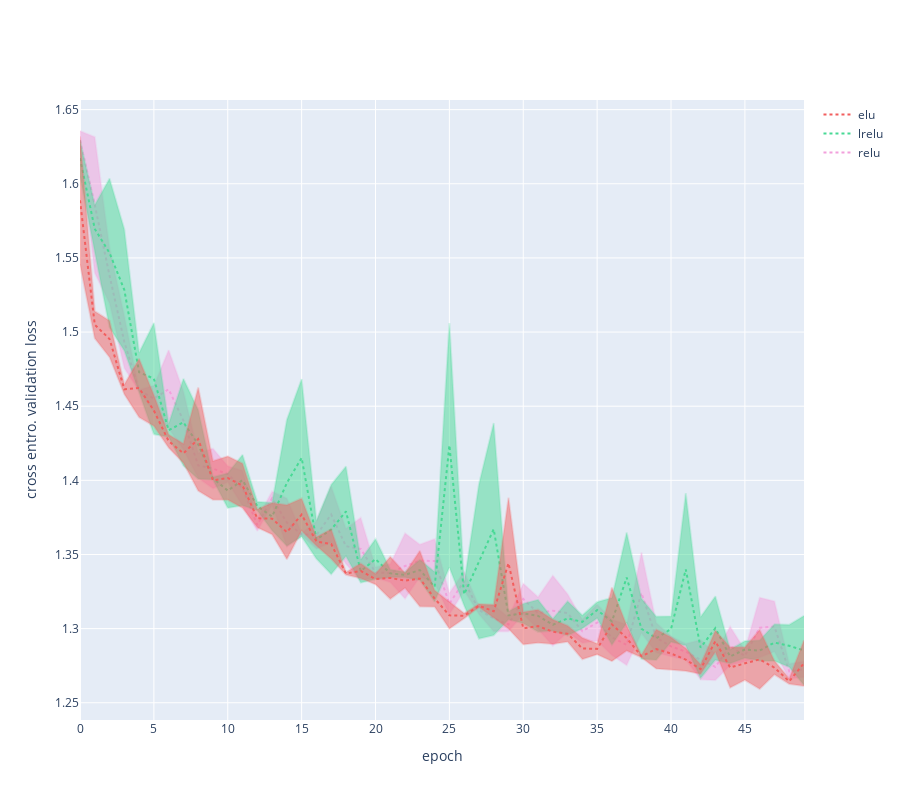

Notebook code cell kept with this figure:
### Code cell
fig = go.Figure()

fig.add_trace(go.Scatter(x=x,
                         y=test_1_loss['relu val loss'] + test_1_loss_std['relu val loss'],
                         fill=None,
                         mode='lines',
                         line_color='rgba(242, 160, 220,0.2)',
                         hoverinfo="skip",
                         showlegend=False))
fig.add_trace(go.Scatter(x=x,
                         y=test_1_loss['relu val loss'] - test_1_loss_std['relu val loss'],
                         fill='tonexty',  # fill area between trace0 and trace1
                         mode='lines',
                         line_color='rgba(242, 160, 220,0.2)',
                         hoverinfo="skip",
                         showlegend=False))
fig.add_trace(go.Scatter(x=x,
                         y=test_1_loss['relu val loss'],
                         line=dict(color='rgb(242, 160, 220)', dash='dot'),
                         mode='lines',
                         name='relu'
                         ))

fig.add_trace(go.Scatter(x=x,
                         y=test_1_loss['lrelu val loss'] + test_1_loss_std['lrelu val loss'],
                         fill=None,
                         mode='lines',
                         line_color='rgba(72, 217, 149,0.2)',
                         hoverinfo="skip",
                         showlegend=False))
fig.add_trace(go.Scatter(x=x,
                         y=test_1_loss['lrelu val loss'] - test_1_loss_std['lrelu val loss'],
                         fill='tonexty',  # fill area between trace0 and trace1
                         mode='lines',
                         line_color='rgba(72, 217, 149,0.2)',
                         hoverinfo="skip",
                         showlegend=False))
fig.add_trace(go.Scatter(x=x,
                         y=test_1_loss['lrelu val loss'],
                         line=dict(color='rgb(72, 217, 149)', dash='dot'),
                         mode='lines',
                         name='lrelu'
                         ))

fig.add_trace(go.Scatter(x=x,
                         y=test_1_loss['elu val loss'] + test_1_loss_std['elu val loss'],
                         fill=None,
                         mode='lines',
                         line_color='rgba(242, 94, 94, 0.2)',
                         hoverinfo="skip",
                         showlegend=False))
fig.add_trace(go.Scatter(x=x,
                         y=test_1_loss['elu val loss'] - test_1_loss_std['elu val loss'],
                         fill='tonexty',  # fill area between trace0 and trace1
                         mode='lines',
                         line_color='rgba(242, 94, 94, 0.2)',
                         hoverinfo="skip",
                         showlegend=False))
fig.add_trace(go.Scatter(x=x,
                         y=test_1_loss['elu val loss'],
                         line=dict(color='rgb(242, 94, 94)', dash='dot'),
                         mode='lines',
                         name='elu'
                         ))

fig.update_layout(height=800,
                  yaxis_title='cross entro. validation loss',
                  xaxis_title='epoch')

fig.write_json('../../../images/activation/elus/test-1-val-loss.html')
fig.write_image('../../../images/activation/elus/test-1-val-loss.jpg')

fig.show()

### Figure 1 — Plotly figure (JSON) as saved in the notebook; plotly's stock layout.template omitted (floating-point values rounded to 4 significant figures)
{"data": [{"hoverinfo": "skip", "line": {"color": "rgba(242, 160, 220,0.2)"}, "mode": "lines", "showlegend": false, "x": [0, 1, 2, 3, 4, 5, 6, 7, 8, 9, 10, 11, 12, 13, 14, 15, 16, 17, 18, 19, 20, 21, 22, 23, 24, 25, 26, 27, 28, 29, 30, 31, 32, 33, 34, 35, 36, 37, 38, 39, 40, 41, 42, 43, 44, 45, 46, 47, 48, 49], "y": [1.636, 1.632, 1.557, 1.511, 1.461, 1.464, 1.488, 1.46, 1.419, 1.421, 1.41, 1.407, 1.374, 1.393, 1.388, 1.364, 1.372, 1.396, 1.367, 1.375, 1.342, 1.344, 1.364, 1.357, 1.36, 1.324, 1.339, 1.315, 1.316, 1.308, 1.33, 1.321, 1.336, 1.323, 1.306, 1.316, 1.306, 1.303, 1.351, 1.304, 1.295, 1.29, 1.292, 1.283, 1.301, 1.286, 1.321, 1.318, 1.276, 1.278], "type": "scatter"}, {"fill": "tonexty", "hoverinfo": "skip", "line": {"color": "rgba(242, 160, 220,0.2)"}, "mode": "lines", "showlegend": false, "x": [0, 1, 2, 3, 4, 5, 6, 7, 8, 9, 10, 11, 12, 13, 14, 15, 16, 17, 18, 19, 20, 21, 22, 23, 24, 25, 26, 27, 28, 29, 30, 31, 32, 33, 34, 35, 36, 37, 38, 39, 40, 41, 42, 43, 44, 45, 46, 47, 48, 49], "y": [1.623, 1.54, 1.519, 1.476, 1.46, 1.446, 1.435, 1.421, 1.402, 1.394, 1.399, 1.383, 1.366, 1.383, 1.355, 1.363, 1.354, 1.358, 1.344, 1.333, 1.334, 1.331, 1.32, 1.335, 1.331, 1.31, 1.326, 1.31, 1.298, 1.298, 1.31, 1.3, 1.288, 1.298, 1.29, 1.292, 1.282, 1.275, 1.297, 1.284, 1.281, 1.279, 1.266, 1.265, 1.275, 1.278, 1.28, 1.284, 1.266, 1.267], "type": "scatter"}, {"line": {"color": "rgb(242, 160, 220)", "dash": "dot"}, "mode": "lines", "name": "relu", "x": [0, 1, 2, 3, 4, 5, 6, 7, 8, 9, 10, 11, 12, 13, 14, 15, 16, 17, 18, 19, 20, 21, 22, 23, 24, 25, 26, 27, 28, 29, 30, 31, 32, 33, 34, 35, 36, 37, 38, 39, 40, 41, 42, 43, 44, 45, 46, 47, 48, 49], "y": [1.629, 1.586, 1.538, 1.493, 1.461, 1.455, 1.461, 1.44, 1.41, 1.408, 1.404, 1.395, 1.37, 1.388, 1.372, 1.364, 1.363, 1.377, 1.356, 1.354, 1.338, 1.337, 1.342, 1.346, 1.346, 1.317, 1.332, 1.312, 1.307, 1.303, 1.32, 1.31, 1.312, 1.31, 1.298, 1.304, 1.294, 1.289, 1.324, 1.294, 1.288, 1.284, 1.279, 1.274, 1.288, 1.282, 1.301, 1.301, 1.271, 1.273], "type": "scatter"}, {"hoverinfo": "skip", "line": {"color": "rgba(72, 217, 149,0.2)"}, "mode": "lines", "showlegend": false, "x": [0, 1, 2, 3, 4, 5, 6, 7, 8, 9, 10, 11, 12, 13, 14, 15, 16, 17, 18, 19, 20, 21, 22, 23, 24, 25, 26, 27, 28, 29, 30, 31, 32, 33, 34, 35, 36, 37, 38, 39, 40, 41, 42, 43, 44, 45, 46, 47, 48, 49], "y": [1.63, 1.586, 1.604, 1.569, 1.486, 1.506, 1.438, 1.469, 1.448, 1.402, 1.405, 1.417, 1.386, 1.385, 1.441, 1.468, 1.373, 1.397, 1.409, 1.347, 1.36, 1.34, 1.338, 1.346, 1.338, 1.506, 1.331, 1.397, 1.439, 1.312, 1.317, 1.319, 1.307, 1.318, 1.309, 1.318, 1.321, 1.365, 1.32, 1.308, 1.308, 1.391, 1.308, 1.322, 1.286, 1.292, 1.292, 1.303, 1.303, 1.309], "type": "scatter"}, {"fill": "tonexty", "hoverinfo": "skip", "line": {"color": "rgba(72, 217, 149,0.2)"}, "mode": "lines", "showlegend": false, "x": [0, 1, 2, 3, 4, 5, 6, 7, 8, 9, 10, 11, 12, 13, 14, 15, 16, 17, 18, 19, 20, 21, 22, 23, 24, 25, 26, 27, 28, 29, 30, 31, 32, 33, 34, 35, 36, 37, 38, 39, 40, 41, 42, 43, 44, 45, 46, 47, 48, 49], "y": [1.605, 1.553, 1.503, 1.487, 1.46, 1.431, 1.429, 1.41, 1.401, 1.4, 1.381, 1.383, 1.38, 1.366, 1.356, 1.362, 1.347, 1.337, 1.349, 1.331, 1.333, 1.335, 1.334, 1.333, 1.318, 1.341, 1.315, 1.293, 1.295, 1.306, 1.304, 1.298, 1.299, 1.295, 1.3, 1.307, 1.289, 1.304, 1.28, 1.279, 1.291, 1.289, 1.267, 1.279, 1.276, 1.28, 1.278, 1.278, 1.274, 1.262], "type": "scatter"}, {"line": {"color": "rgb(72, 217, 149)", "dash": "dot"}, "mode": "lines", "name": "lrelu", "x": [0, 1, 2, 3, 4, 5, 6, 7, 8, 9, 10, 11, 12, 13, 14, 15, 16, 17, 18, 19, 20, 21, 22, 23, 24, 25, 26, 27, 28, 29, 30, 31, 32, 33, 34, 35, 36, 37, 38, 39, 40, 41, 42, 43, 44, 45, 46, 47, 48, 49], "y": [1.617, 1.57, 1.553, 1.528, 1.473, 1.469, 1.434, 1.439, 1.424, 1.401, 1.393, 1.4, 1.383, 1.376, 1.398, 1.415, 1.36, 1.367, 1.379, 1.339, 1.347, 1.337, 1.336, 1.34, 1.328, 1.424, 1.323, 1.345, 1.367, 1.309, 1.31, 1.309, 1.303, 1.307, 1.305, 1.313, 1.305, 1.334, 1.3, 1.294, 1.3, 1.34, 1.287, 1.3, 1.281, 1.286, 1.285, 1.291, 1.288, 1.285], "type": "scatter"}, {"hoverinfo": "skip", "line": {"color": "rgba(242, 94, 94, 0.2)"}, "mode": "lines", "showlegend": false, "x": [0, 1, 2, 3, 4, 5, 6, 7, 8, 9, 10, 11, 12, 13, 14, 15, 16, 17, 18, 19, 20, 21, 22, 23, 24, 25, 26, 27, 28, 29, 30, 31, 32, 33, 34, 35, 36, 37, 38, 39, 40, 41, 42, 43, 44, 45, 46, 47, 48, 49], "y": [1.632, 1.514, 1.508, 1.465, 1.482, 1.458, 1.431, 1.425, 1.463, 1.413, 1.416, 1.411, 1.381, 1.385, 1.383, 1.388, 1.362, 1.367, 1.338, 1.344, 1.337, 1.348, 1.337, 1.353, 1.326, 1.318, 1.31, 1.317, 1.316, 1.388, 1.311, 1.313, 1.306, 1.302, 1.294, 1.29, 1.328, 1.302, 1.282, 1.299, 1.294, 1.287, 1.276, 1.299, 1.287, 1.287, 1.299, 1.278, 1.266, 1.292], "type": "scatter"}, {"fill": "tonexty", "hoverinfo": "skip", "line": {"color": "rgba(242, 94, 94, 0.2)"}, "mode": "lines", "showlegend": false, "x": [0, 1, 2, 3, 4, 5, 6, 7, 8, 9, 10, 11, 12, 13, 14, 15, 16, 17, 18, 19, 20, 21, 22, 23, 24, 25, 26, 27, 28, 29, 30, 31, 32, 33, 34, 35, 36, 37, 38, 39, 40, 41, 42, 43, 44, 45, 46, 47, 48, 49], "y": [1.546, 1.496, 1.483, 1.458, 1.442, 1.437, 1.422, 1.412, 1.393, 1.387, 1.387, 1.381, 1.368, 1.364, 1.347, 1.366, 1.356, 1.347, 1.336, 1.334, 1.33, 1.32, 1.327, 1.315, 1.315, 1.3, 1.307, 1.314, 1.307, 1.3, 1.289, 1.291, 1.29, 1.291, 1.279, 1.283, 1.278, 1.285, 1.281, 1.273, 1.272, 1.271, 1.269, 1.284, 1.26, 1.265, 1.259, 1.269, 1.263, 1.261], "type": "scatter"}, {"line": {"color": "rgb(242, 94, 94)", "dash": "dot"}, "mode": "lines", "name": "elu", "x": [0, 1, 2, 3, 4, 5, 6, 7, 8, 9, 10, 11, 12, 13, 14, 15, 16, 17, 18, 19, 20, 21, 22, 23, 24, 25, 26, 27, 28, 29, 30, 31, 32, 33, 34, 35, 36, 37, 38, 39, 40, 41, 42, 43, 44, 45, 46, 47, 48, 49], "y": [1.589, 1.505, 1.495, 1.461, 1.462, 1.447, 1.426, 1.418, 1.428, 1.4, 1.402, 1.396, 1.374, 1.374, 1.365, 1.377, 1.359, 1.357, 1.337, 1.339, 1.333, 1.334, 1.332, 1.334, 1.32, 1.309, 1.309, 1.315, 1.312, 1.344, 1.3, 1.302, 1.298, 1.297, 1.287, 1.286, 1.303, 1.294, 1.281, 1.286, 1.283, 1.279, 1.273, 1.291, 1.274, 1.276, 1.279, 1.274, 1.264, 1.277], "type": "scatter"}], "layout": {"height": 800, "yaxis": {"title": {"text": "cross entro. validation loss"}}, "xaxis": {"title": {"text": "epoch"}}}}
